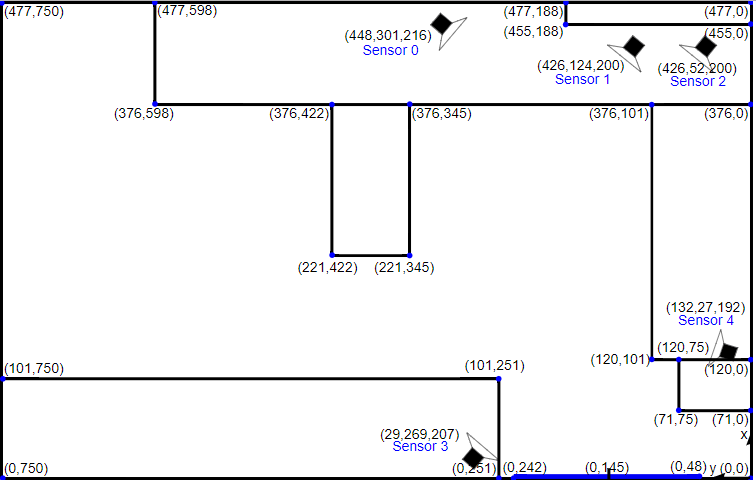
#> input picture server/tracker_data_gen/layout.png, 756 x 484 px, found by its file name
$ python calibrate_diff.py
#> lines starting #> are read from the running program, lines starting #| are printed output that depends on the picture
from PIL import Image, ImageDraw


def get_bounding_box(co, c_width=4):
    x1 = co[0] - c_width
    x2 = co[0] + c_width
    y1 = co[1] - c_width
    y2 = co[1] + c_width

    return [x1, y1, x2, y2]

def invert(co1, co2):
    width = 750
    height = 477
    n_co1 = (width - co1[1], height - co1[0])
    n_co2 = (width - co2[1], height - co2[0])
    return n_co1, n_co2

cal_points = ((370,407),(320,380),(270,357),(240,335),(200,311),(160,237),(110,259),(150,378),(200,355),(220,346),(260,328),(330,295))
meas_points = ((355,404),(324,383),(273,355),(230,325),(188,290),(145,270),(112,250),(142,353),(189,348),(200,336),(254,327),(333,295))

img_file = '../../GUI/static/Img/layout.png'

img = Image.open(img_file)
#> img is the input picture: PIL image 756x484 RGBA; mean R, G, B, A 240, 239.9, 241.4, 255

d = ImageDraw.Draw(img)

for cal_point, meas_point in zip(cal_points, meas_points):
    cal_point, meas_point = invert(cal_point, meas_point)
    box1 = get_bounding_box(cal_point)
    d.ellipse(box1, fill=(0,0,0))
    box2 = get_bounding_box(meas_point)
    d.ellipse(box2, fill=(255,255,0))
    d.line([cal_point, meas_point],width=2, fill=(0,0,0))

img.show()
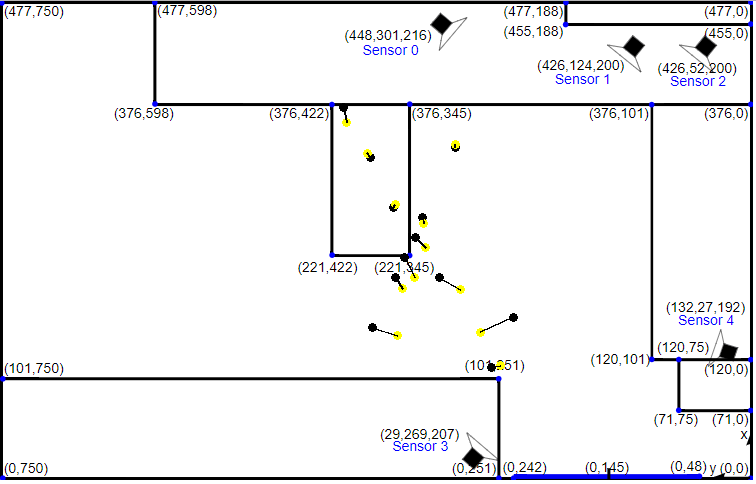
#> shown: PIL image 756x484 RGBA; mean R, G, B, A 239.4, 239.4, 240.4, 255
